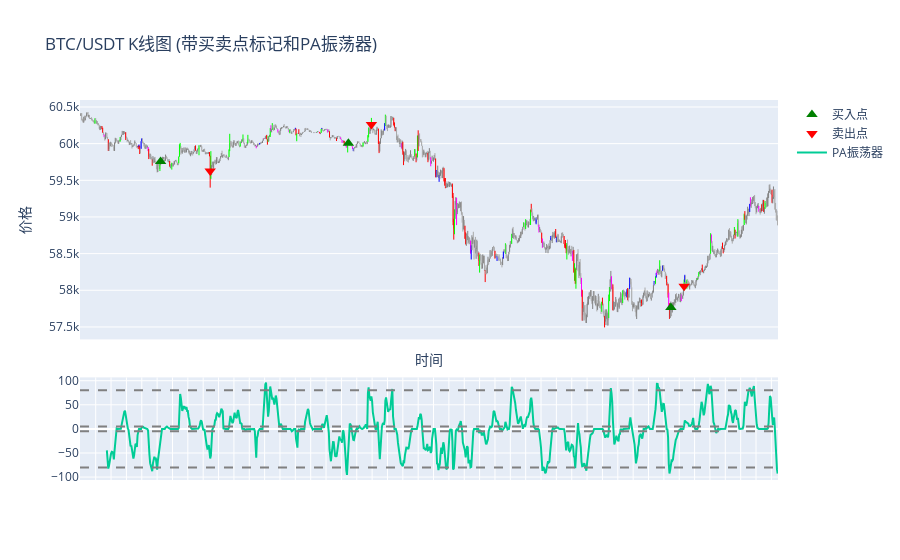

Write notebook code for a chart like this one.
### Code cell
import pandas as pd
import numpy as np
import ccxt
import mplfinance as mpf
import matplotlib.pyplot as plt
import plotly.graph_objects as go
from plotly.subplots import make_subplots

from pa.pa_index import pa_oscillator, check_zones


# 定义检测“看涨吞没”形态的函数
def is_bullish_engulfing(df, index):
    if index < 1:
        return False  # 必须要有前一根K线
    prev_candle = df.iloc[index - 1]
    current_candle = df.iloc[index]
    
    # 条件1：前一根是阴线
    if prev_candle['Close'] >= prev_candle['Open']:
        return False
    
    # 条件2：当前K线是阳线
    if current_candle['Close'] <= current_candle['Open']:
        return False
    
    # 条件3：当前K线吞没前一根K线
    if current_candle['Open'] > prev_candle['Low'] or current_candle['Close'] < prev_candle['High']:
        return False
    
    return True


# 新增：定义检测"看涨孕线"形态的函数
def is_bullish_harami(df, index):
    if index < 1:
        return False  # 必须要有前一根K线
    prev_candle = df.iloc[index - 1]
    current_candle = df.iloc[index]
    
    # 条件1：前一根是阴线
    if prev_candle['Close'] >= prev_candle['Open']:
        return False
    
    # 条件2：当前K线是阳线
    if current_candle['Close'] <= current_candle['Open']:
        return False
    
    # 条件3：当前K线完全包含在前一根K线实体内
    if (current_candle['Open'] <= prev_candle['Close'] and
        current_candle['Close'] >= prev_candle['Open'] and
        current_candle['High'] <= prev_candle['High'] and
        current_candle['Low'] >= prev_candle['Low']):
        return True
    
    return False


from pa.vector_candles import vector_candles

# 修改回测函数以包含两种形态
def backtest_and_plot(df, initial_capital=10000, risk_per_trade=0.02, dca_levels=[0.05, 0.1]):

    tick_size = 0.01
    successful_trades = 0
    total_trades = 0
    total_profit_loss = 0
    buy_signals = []
    sell_signals = []
    capital = initial_capital
    position_size = 0
    avg_entry_price = 0
    dca_count = 0
    df = vector_candles(df)

    df.rename(columns={'open': 'Open', 'high': 'High', 'low': 'Low', 'close': 'Close', 'volume': 'Volume'}, inplace=True)

    df = pa_oscillator(df)
    df = check_zones(df)

    for i in range(1, len(df) - 1):
        if position_size == 0 and (is_bullish_engulfing(df, i) or is_bullish_harami(df, i)) and df.iloc[i]['PA'] < -10:
            signal_candle = df.iloc[i]
            next_candle = df.iloc[i + 1]
            
            entry_price = signal_candle['High'] + tick_size
            
            if next_candle['High'] >= entry_price:
                total_trades += 1
                
                stop_loss = signal_candle['Low'] - tick_size
                target_price = entry_price + 2 * (entry_price - stop_loss)
                
                # 计算头寸大小
                risk_amount = capital * risk_per_trade
                position_size = risk_amount / (entry_price - stop_loss)
                avg_entry_price = entry_price
                
                buy_signals.append((next_candle['timestamp'], entry_price))
                trade_exited = False
                dca_count = 0
                
                for j in range(i + 2, len(df)):
                    current_price = df.iloc[j]['Close']
                    
                    # 检查是否需要补仓
                    for level in dca_levels:
                        if current_price <= avg_entry_price * (1 - level) and dca_count < len(dca_levels):
                            dca_amount = capital * risk_per_trade * (1 + dca_count * 0.5)  # 增加补仓金额
                            dca_size = dca_amount / current_price
                            position_size += dca_size
                            avg_entry_price = (avg_entry_price * position_size + current_price * dca_size) / (position_size + dca_size)
                            position_size += dca_size
                            dca_count += 1
                            buy_signals.append((df.iloc[j]['timestamp'], current_price))
                    
                    if df.iloc[j]['Low'] <= stop_loss:
                        sell_signals.append((df.iloc[j]['timestamp'], stop_loss))
                        trade_exited = True
                        trade_profit = (stop_loss - avg_entry_price) * position_size
                        total_profit_loss += trade_profit
                        capital += trade_profit
                        break
                    if df.iloc[j]['High'] >= target_price:
                        successful_trades += 1
                        sell_signals.append((df.iloc[j]['timestamp'], target_price))
                        trade_exited = True
                        trade_profit = (target_price - avg_entry_price) * position_size
                        total_profit_loss += trade_profit
                        capital += trade_profit
                        break
                
                if not trade_exited:
                    exit_price = df.iloc[-1]['Close']
                    sell_signals.append((df.iloc[-1]['timestamp'], exit_price))
                    trade_profit = (exit_price - avg_entry_price) * position_size
                    total_profit_loss += trade_profit
                    capital += trade_profit

                position_size = 0
                avg_entry_price = 0

    # 绘制K线图并标注买卖点
    df['timestamp'] = pd.to_datetime(df['timestamp'])
    df.set_index('timestamp', inplace=True)
    
    
    # Filter buy and sell signals to only include those within the DataFrame's time range
    df_start, df_end = df.index[0], df.index[-1]
    buy_signals = [(t, p) for t, p in buy_signals if df_start <= t <= df_end]
    sell_signals = [(t, p) for t, p in sell_signals if df_start <= t <= df_end]

    # Convert buy and sell signals to DataFrames
    buy_df = pd.DataFrame(buy_signals, columns=['timestamp', 'price']).set_index('timestamp')
    sell_df = pd.DataFrame(sell_signals, columns=['timestamp', 'price']).set_index('timestamp')

    # Ensure buy and sell signals are within the DataFrame's index
    buy_df = buy_df[buy_df.index.isin(df.index)]
    sell_df = sell_df[sell_df.index.isin(df.index)]

    # 创建K线图
    fig = make_subplots(rows=2, cols=1, shared_xaxes=True, vertical_spacing=0.1, row_heights=[0.7, 0.3])

    # 定义颜色映射
    color_map = {
        ('up', 1): 'lime',      # Climax Up
        ('down', 1): 'red',     # Climax Down
        ('up', 2): 'blue',      # Above Average Up
        ('down', 2): 'fuchsia', # Above Average Down
        ('up', 0): 'gray',      # Normal Up
        ('down', 0): 'darkgray' # Normal Down
    }
    # 为每个K线分配颜色
    colors_kline = [color_map[(row['candle_direction'], row['va'])] for _, row in df.iterrows()]

    # 创建自定义K线图
    for i in range(len(df)):
        # 绘制影线
        fig.add_trace(go.Scatter(
            x=[df.index[i], df.index[i]],
            y=[df['Low'].iloc[i], df['High'].iloc[i]],
            mode='lines',
            line=dict(color=colors_kline[i], width=1),
            showlegend=False
        ), row=1, col=1)
        
        # 绘制实体
        open_price = df['Open'].iloc[i]
        close_price = df['Close'].iloc[i]
        fig.add_trace(go.Bar(
            x=[df.index[i]],
            y=[abs(close_price - open_price)],
            base=min(open_price, close_price),
            marker_color=colors_kline[i],
            marker_line_width=0,
            width=0.6,  # 调整K线宽度
            showlegend=False
        ), row=1, col=1)

    # 更新布局
    fig.update_layout(
        xaxis_rangeslider_visible=False,
        bargap=0,  # 移除K线之间的间隔
        bargroupgap=0.05  # 微调组内间隔
    )
    # 更新x轴设置，移除时间戳
    fig.update_xaxes(
        showticklabels=False,  # 隐藏x轴标签
        type='category',
        categoryorder='category ascending'
    )
    # 添加买入点
    fig.add_trace(go.Scatter(
        x=buy_df.index,
        y=buy_df['price'],
        mode='markers',
        marker=dict(symbol='triangle-up', size=10, color='green'),
        name='买入点'
    ), row=1, col=1)

    # 添加卖出点
    fig.add_trace(go.Scatter(
        x=sell_df.index,
        y=sell_df['price'],
        mode='markers',
        marker=dict(symbol='triangle-down', size=10, color='red'),
        name='卖出点'
    ), row=1, col=1)

    # 添加PA振荡器
    fig.add_trace(go.Scatter(
        x=df.index,
        y=df['PA'],
        mode='lines',
        name='PA振荡器'
    ), row=2, col=1)

    # 添加超买和超卖线
    fig.add_hline(y=80, line_dash="dash", line_color="gray", row=2, col=1)
    fig.add_hline(y=-80, line_dash="dash", line_color="gray", row=2, col=1)

    # 添加震荡区域线
    fig.add_hline(y=5, line_dash="dash", line_color="gray", row=2, col=1)
    fig.add_hline(y=-5, line_dash="dash", line_color="gray", row=2, col=1)

    # 更新图表布局
    fig.update_layout(
        title='BTC/USDT K线图 (带买卖点标记和PA振荡器)',
        xaxis_title='时间',
        yaxis_title='价格',
        xaxis_rangeslider_visible=False
    )

    # 显示图表
    fig.show()

    # 计算成功率和总盈亏
    success_rate = successful_trades / total_trades if total_trades > 0 else 0
    print(f"成功率: {success_rate:.2%} ({successful_trades}/{total_trades})")
    print(f"总盈亏: {total_profit_loss:.2f} USDT")
    print(f"最终资金: {capital:.2f} USDT")
    print(f"总收益率: {(capital - initial_capital) / initial_capital:.2%}")

# 创建Binance交易所实例
exchange = ccxt.binance()


# 获取BTC/USDT的历史K线数据，时间间隔为5分钟
symbol = 'BTC/USDT'
timeframe = '5m'
limit = 1000  # 可以根据需要调整数量
ohlcv = exchange.fetch_ohlcv(symbol, timeframe=timeframe, limit=limit)

# 转换为pandas DataFrame
df = pd.DataFrame(ohlcv, columns=['timestamp', 'open', 'high', 'low', 'close', 'volume'])
df['timestamp'] = pd.to_datetime(df['timestamp'], unit='ms')

# 调用回测和绘图函数
backtest_and_plot(df)
